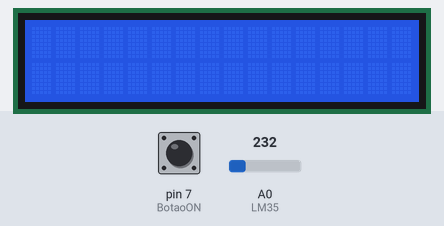
The sketch below on a simulated Arduino Uno, built for the host (arithmetic inside an expression is 32-bit, double 64-bit). Parts: 16×2 character LCD. The inputs (shaded band) are chosen by the test bench; at power-on: pin 7 (BotaoON) LOW, A0 (LM35) = 232.

Above: at 1.2 s.
1.3 s: pin 7 (BotaoON) pulled HIGH for 0.15 s
At 3.7 s:
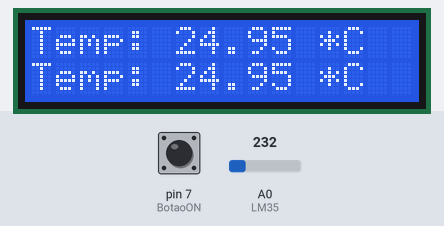
4.0 s: A0 (LM35) set to 250
At 6.6 s:
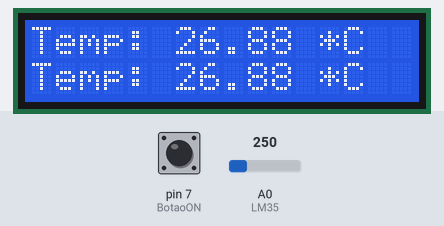
7.0 s: A0 (LM35) set to 266
At 9.4 s:
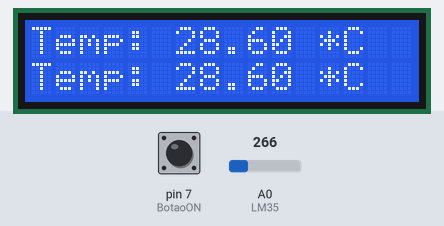
10.0 s: A0 (LM35) set to 290
At 12.2 s:
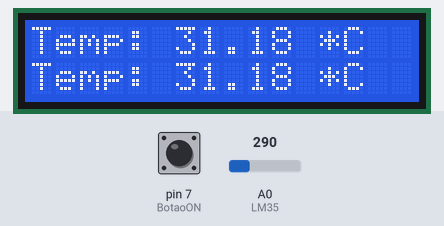
Timing chart, 0 to 13.7 s (numbered marks = the images above; inputs shaded):
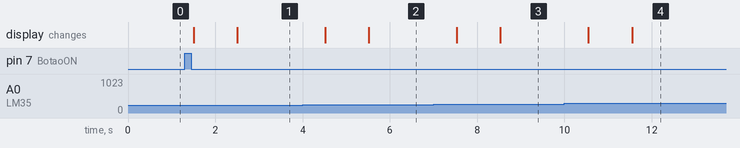

Measured:
- after the input at 1.3 s, the display: first changes after 0.20 s (image 1 shows a later state)
- after the input at 4.0 s, the display: first changes after 0.52 s (image 2 shows a later state)
- after the input at 7.0 s, the display: first changes after 0.53 s (image 3 shows a later state)
- after the input at 10.0 s, the display: first changes after 0.55 s (image 4 shows a later state)

The sketch:

Atividade6S_SE_.ino
```cpp
#include <LiquidCrystal.h>

LiquidCrystal lcd(12, 11, 5, 4, 3, 2);
const int BotaoON = 7;
const int Sensor = 8;
const int LM35 = 0;

int estadoBotao = 0;
bool estadoSensor = false;
bool Novaleitura = true;

unsigned long tempo;

float temperatura = 0;
int ADClido = 0;

void setup(){
  lcd.begin(16, 2);
  pinMode(BotaoON, INPUT);
  pinMode(Sensor, OUTPUT);
  analogReference(INTERNAL1V1);
}

void loop(){
  estadoBotao = digitalRead(BotaoON);
  if(estadoBotao == HIGH){
    estadoSensor = !estadoSensor;
    delay(200);
  }

  if(estadoSensor == true && millis() - tempo > 1000){
    if(Novaleitura){
      digitalWrite(Sensor, HIGH);
      ADClido = analogRead(LM35);
      temperatura = ADClido * 0.1075268817;
      lcd.setCursor(0,0);
      lcd.print("Temp: ");
      lcd.print(temperatura);
      lcd.print(" *C");
      tempo = millis();
    }else{
      lcd.setCursor(0,1);
      lcd.print("Temp: ");
      lcd.print(temperatura);
      lcd.print(" *C");
    }
    Novaleitura = !Novaleitura;
  }
  if(estadoSensor == false){
    digitalWrite(Sensor, LOW);
  }
}
```
